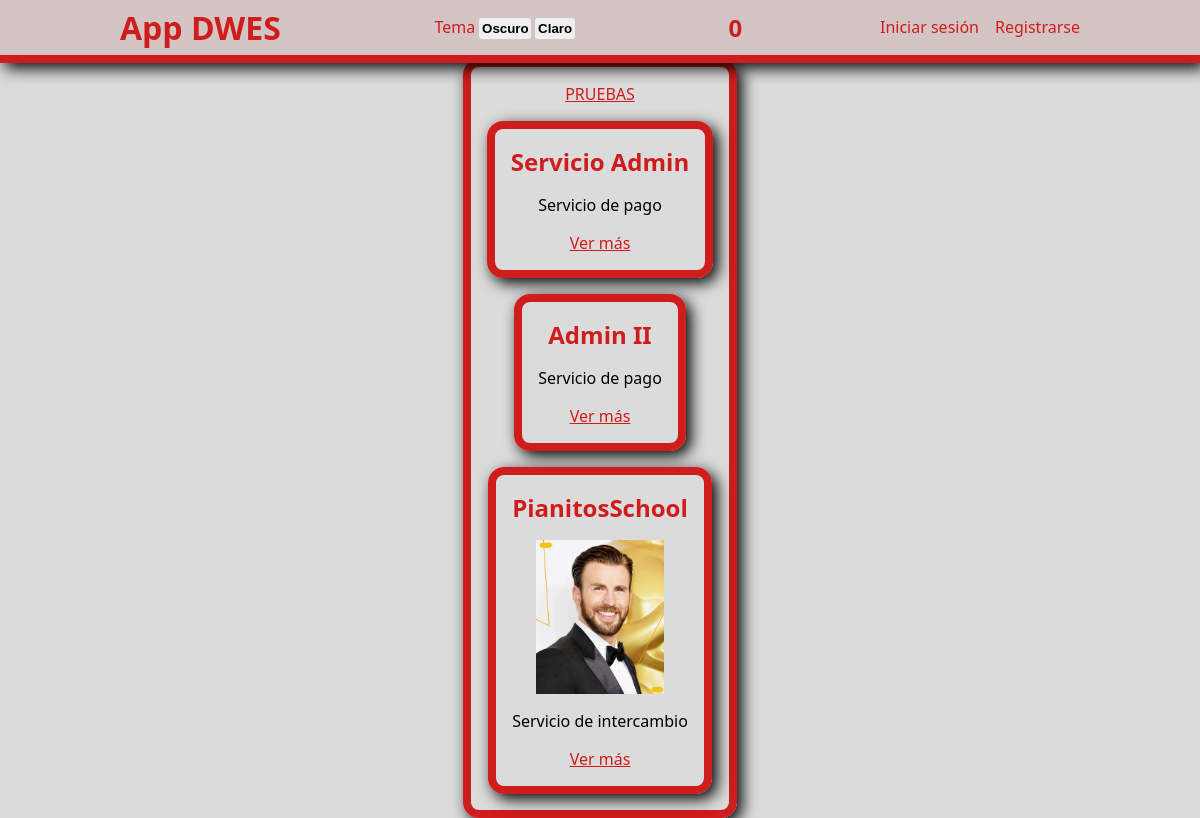
Page /web/index.php (signed in) on the committed database.
### tables this page shows
CREATE TABLE `servicios` (
  `id_servicios` int(11) NOT NULL,
  `titulo` varchar(100) NOT NULL,
  `id_user` int(11) NOT NULL,
  `descripcion` varchar(200) NOT NULL,
  `precio` int(11) NOT NULL,
  `tipo` tinyint(1) NOT NULL,
  `foto_servicio` varchar(100) NOT NULL
);

### app/controllers/Controller.php (called while the page is built, shortened)
<?php
class Controller
{
    protected static $ruta_layout = __DIR__ . '/../../web/templates/layout.php';
    public function indice()
    {
        $servicio = new Servicio();
        $servicios = $servicio->getServicios();
        $params = [
            'titulo' => "APP DWES",
            'vista' => 'indice',
            'mensaje' => 'Bienvenido al repositorio de alimentos',
            'servicios' => $servicios
        ];
        require self::$ruta_layout;
    }
}

### app/model/classServicio.php (called while the page is built, shortened)
<?php
require_once('classModelo.php');
class Servicio extends Modelo
{
    private $conexion;
    public function __construct()
    {
        $this->conexion = parent::GetInstance();
    }
    public function getServicios()
    {
        $consulta = "SELECT * FROM servicios";
        $result = $this->conexion->prepare($consulta);
        $result->execute();
        $servicios = $result->fetchAll(PDO::FETCH_ASSOC);
        foreach ($servicios as &$servicio) {
            $servicio["disponibilidades"] = $this->getServicioDisponibilidades($servicio["id_servicios"]);
        }
        return $servicios ? $servicios : false;
    }
    public function getServicioDisponibilidades($id_servicio)
    {
        $consulta = "SELECT * FROM disp_servicio JOIN disponibilidad ON disp_servicio.id_disponibilidad = disponibilidad.id_disponibilidad WHERE disp_servicio.id_servicio = :id_servicio";
        $result = $this->conexion->prepare($consulta);
        $result->bindParam(':id_servicio', $id_servicio);
        $result->execute();
        $resultado = $result->fetchAll(PDO::FETCH_ASSOC);
        $disponibilidades = [];
        foreach ($resultado as $disponibilidad) {
            $disponibilidades[] = ["id_disponibilidad" => $disponibilidad["id_disponibilidad"], "disponibilidad" => $disponibilidad["disponibilidad"]];
        }
        return $disponibilidades;
    }
}

### app/model/classModelo.php (called while the page is built, shortened)
<?php
class Modelo extends PDO
{
    private static $instance = null;
    public static function GetInstance()
    {
        if (self::$instance == null) {
            self::$instance = new self();
        }
        return self::$instance;
    }
}

### web/templates/servicio_mini.php (the view, shortened to what this page needs)
<article class="container">
    <h2 class="accent"> <?= $servicio['titulo'] ?></h2>
    <?php if ($servicio['foto_servicio'] != "") { ?>
        <img src="<?= $servicio['foto_servicio'] ?>" alt="Foto del Servicio">
    <?php } ?>
    <p><?= TIPOS_IDS[$servicio['tipo']] ?></p>
    <a href="index.php?ctl=servicio&id_servicio=<?= $servicio['id_servicios'] ?>">Ver más</a>
</article>

### web/templates/indice.php
<main class="container">
    <a href="/app-dwes/web/pruebas.php">PRUEBAS</a>
    <?php
    if ($params['servicios']) {
        foreach ($params['servicios'] as $servicio) {
            if (!isset($_SESSION["id_user"]) || $_SESSION["id_user"] != $servicio["id_user"])
                require 'templates/servicio_mini.php';
        }
    }
    ?>
</main>

### web/styles.css (style rules this page uses)
:root[data-theme="Claro"] { --theme: light; --text: #000000; --background: #dcdbdb; --primary: #d5c4c4; --secondary: #cf1c1c; --accent: #cf1c1c; --accent2: #fff; }
* { box-sizing: border-box; margin: 0; padding: 0; }
body::after { content: ""; position: absolute; opacity: 0.1; width: 100%; height: 100%; object-fit: none; background-repeat: no-repeat; background-image: url("../web/src/images/services/MHW.jpg"); background-size: cover; z-index: -1; }
body { position: relative; font-family: system-ui, -apple-system, BlinkMacSystemFont, "Segoe UI", Roboto, Oxygen, Ubuntu, Cantarell, "Open Sans", "Helvetica Neue", sans-serif; min-height: 100dvh; max-width: 100dvw; display: flex; flex-direction: column; flex-wrap: wrap; justify-content: center; align-content: center; justify-items: center; align-items: center; gap: 1rem; background-color: var(--background); color-scheme: var(--theme); color: var(--text); }
a, sup { color: var(--accent); }
.container { display: flex; flex-direction: column; gap: 1rem; place-content: center; place-items: center; border: 0.5rem solid var(--secondary); border-radius: 1rem; box-shadow: 5px 5px 15px black; padding: 1rem; }
img { width: 8rem; object-fit: cover; place-self: center; }
.accent { color: var(--accent); }

### rows in the picture
servicios: titulo "Servicio Admin", tipo "Servicio de pago"
servicios: titulo "Admin II", tipo "Servicio de pago"
servicios: titulo "PianitosSchool", tipo "Servicio de intercambio"

### other values in the picture
$texto "App DWES"
$_SESSION['nivel'] "0"
$texto "Iniciar sesión Registrarse"
